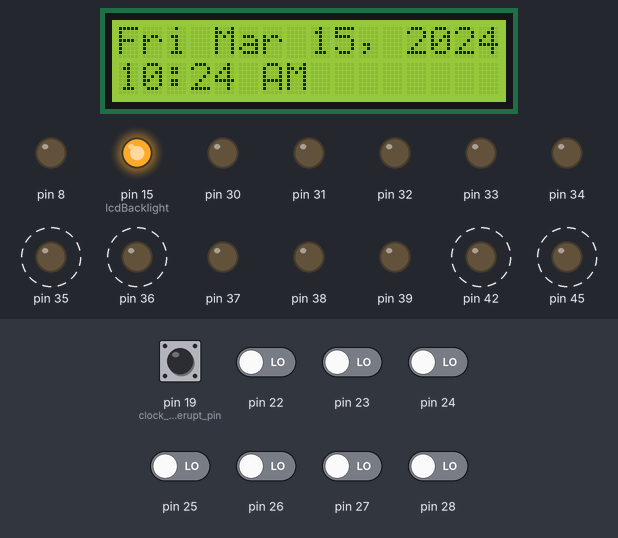
The sketch below on a simulated Arduino Mega 2560, built with avr-gcc and run on an emulated ATmega2560. On the bench: 16×2 character LCD, output pins drawn as LEDs (lit = HIGH). Dashed ring = blinking. Inputs (shaded band) come from the test bench; at power-on: pin 19 (clock_interupt_pin) HIGH, pin 22–28 LOW. The local clock reads 2024-03-15 10:24:30 at power-on unless the sketch sets it; storage starts empty; the audio player accepts every command and is not drawn; pins used as bus, display or sensor lines are not drawn; what the sketch prints to the serial monitor is not drawn.

Above: at 6.2 s.
6.3 s: pin 23 driven HIGH
At 7.8 s:
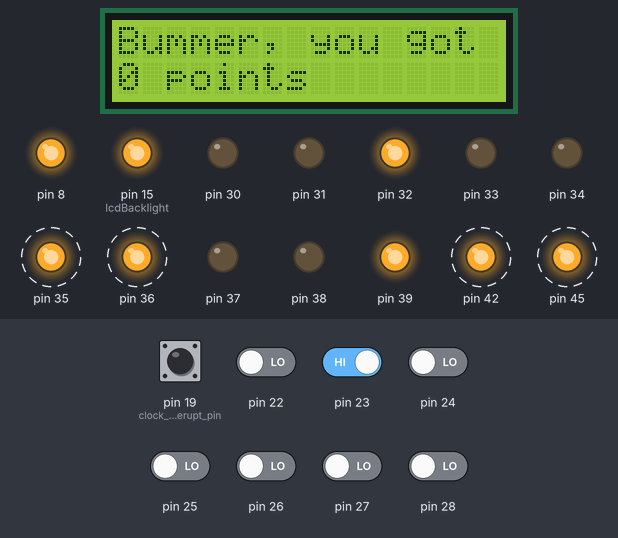
9.3 s: pin 25 driven HIGH
At 11.8 s:
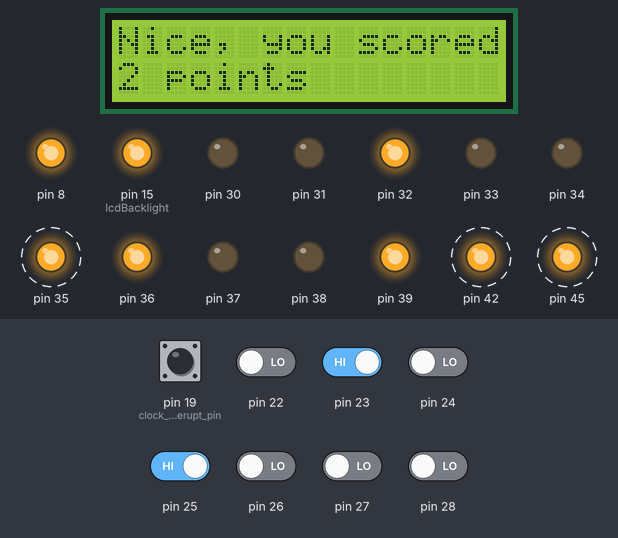
12.3 s: pin 22 driven HIGH
At 13.8 s:
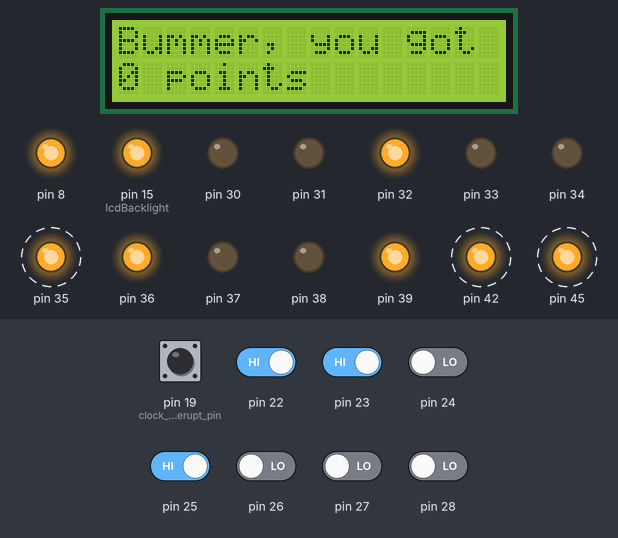
15.3 s: pin 24 driven HIGH
At 16.9 s:
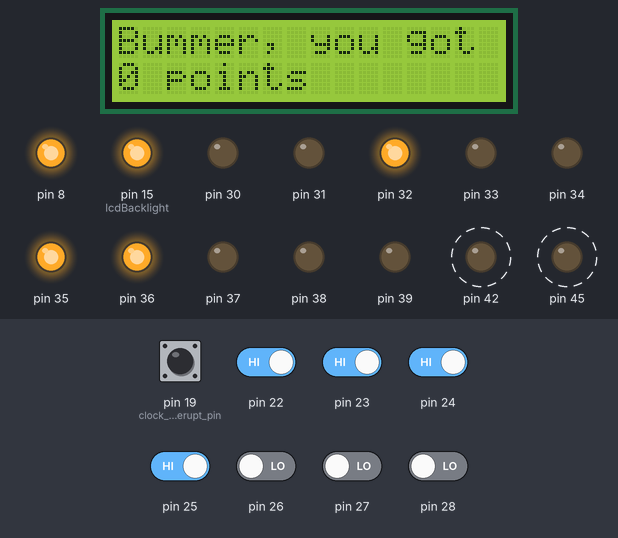
18.3 s: pin 26 driven HIGH
At 20.5 s:
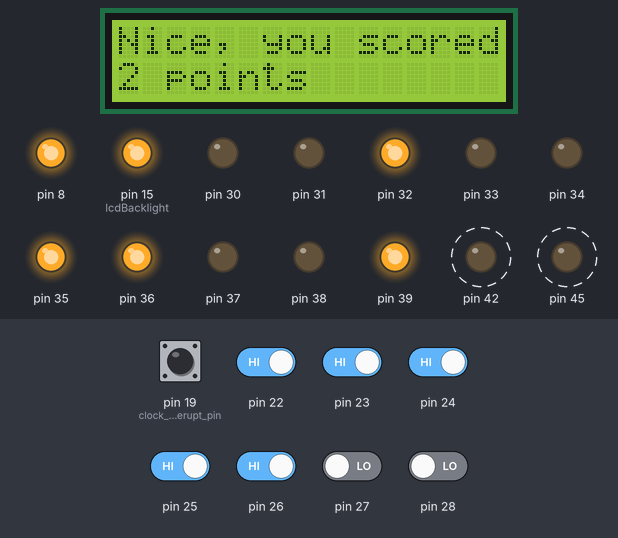
21.3 s: pin 27 driven HIGH
At 27.9 s:
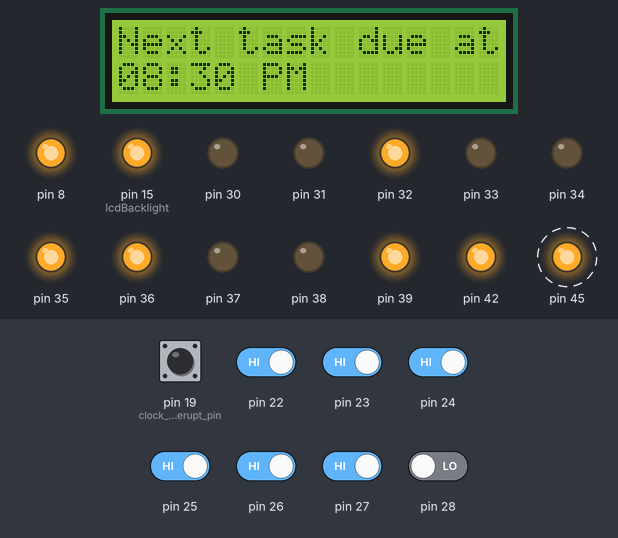
Timing chart, 0 to 28.6 s (numbered marks = the images above; inputs shaded):
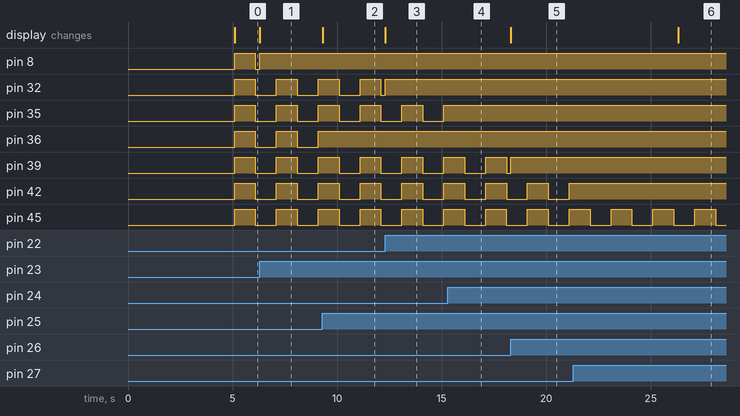

Measured:
- after the input at 6.3 s, the display: changes at once (image 1)
- after the input at 9.3 s, pin 36: stays HIGH (without the input it goes to LOW after 0.80 s); the display: changes at once (image 2)
- after the input at 12.3 s, the display: changes at once (image 3)
- after the input at 15.3 s, pin 35: stays HIGH (without the input it goes to LOW after 0.80 s)
- after the input at 18.3 s, the display: changes at once (image 5)
- after the input at 21.3 s, pin 42: stops changing and stays HIGH
- by itself, pin 45: alternates HIGH for 1.0 s and LOW for 1.0 s

The sketch:

play-n-traffic-light.ino
```cpp
//Play N Traffic Light Task Reminder

//SD and Audio Includes
#include "SD.h"
#include "TMRpcm.h"
#include "SPI.h"
#include <avr/power.h>
#include <avr/sleep.h>
#include <LiquidCrystal.h>
#include <Wire.h>
#include <RTClib.h>
#include <EEPROM.h>
#include "task.h"


//SD Card and Audio Parameters
TMRpcm audio;

int SD_CardPin = 53;
int audioOutPin = 6;
int audioPowerPin = 17;
char warnWave[] = "warning.wav";
char startupWave[] = "startup.wav";
char villagerWave[] = "Villager.wav";
char tromboneWave[] = "trombone.wav";
char victoryWave[] = "victory.wav";
char sleepWave[] = "woods.wav";

// Display Parameters
const int rs = 12, en = 11, d4 = 5, d5 = 4, d6 = 3, d7 = 2;  // lcd pins
const int lcdBacklight = 15;
LiquidCrystal lcd(rs, en, d4, d5, d6, d7); //connect LCD

bool isScreenChanged = true;
unsigned long previousMsLCD = 0;       // for LCD screen update
unsigned long intervalLCD = 5000;      // screen cycling interval in milliseconds
unsigned long currentMsLCD;

int totalScore = 0;

//Display Screens
#define SCORE_SCREEN 0
#define DATETIME_SCREEN 1
#define REMINDER_SCREEN 2

int screens = 0;      // start screen
int maxScreen = 2;   // number of screens (zero based count)

//Tasks
int numTasks = 7;
Task** tasks = new Task*[numTasks];

int nextTaskHH;
int nextTaskMM;

//Real Time Clock
RTC_DS3231 rtc;
#define clock_interupt_pin 19

bool demoMode = false;
unsigned long currentMs;
unsigned long previousMs = 0;
unsigned long tickInterval = 250;

int scoreReportMinutes = 10;
int sleepHr = 20;
int sleepMin = 40;
int wakeHr = 7;
int wakeMin = 15;

DateTime now;
int nowHr = 7;
int nowMin = 0;        // for all current time operations

///////////////////////////////////////////////////////////////////////////////////////////////////////
//Setup
///////////////////////////////////////////////////////////////////////////////////////////////////////
void setup() {

  //tn taskNum, th taskHour, tm taskMin, gp greenPin, yp yellowPin, rp redPin, pp pushPin, mw minWarn
  //task(tn, th, tm, gp, yp, rp, pp, mw)
  tasks[0] = new Task( 1,  7, 30, 30, 31, 32, 22, 10);
  tasks[1] = new Task( 2,  7, 40, 48, 49,  8, 23, 10);
  tasks[2] = new Task( 3,  7, 45, 33, 34, 35, 24, 10);
  tasks[3] = new Task( 4, 15, 50, 36, 37, 38, 25, 10);
  tasks[4] = new Task( 5, 18,  0, 39, 40, 41, 26, 10);
  tasks[5] = new Task( 6, 20, 25, 42, 43, 44, 27, 10);
  tasks[6] = new Task( 7, 20, 30, 45, 46, 47, 28, 10);

  nextTaskHH = tasks[0]->getTaskHour();
  nextTaskMM = tasks[0]->getTaskMinute();

  Serial.begin(9600);                       // start serial debugging
  Serial.println("Begin setup");
  if (rtc.begin()){                         // check if rtc is connected
    if(rtc.lostPower()) {
        Serial.println("Power lost setting clock");
        rtc.adjust(DateTime(F(__DATE__), F(__TIME__)));
    }
    //we don't need the 32K Pin, so disable it
    rtc.disable32K();
    //rtc.adjust(DateTime(F(__DATE__), F(__TIME__))); //Comment after setting
  }
  else {
    Serial.println("Couldn't find RTC");
    abort();
  }

  audio.speakerPin = audioOutPin;

  if(SD.begin(SD_CardPin)){
    Serial.println("SD card ready");
  }
  else {
    Serial.println("No SD card found");
    return;
  }
  pinMode(audioPowerPin, OUTPUT);
  pinMode(lcdBacklight, OUTPUT);
  digitalWrite(lcdBacklight, HIGH);
  digitalWrite(audioPowerPin, HIGH);
  lcd.begin(16, 2);
  lcd.clear();
  lcd.setCursor(0, 0);
  lcd.print("Play N Traffic");                 // print a messege at startup
  lcd.setCursor(0, 1);
  lcd.print("Task Reminder");

  audio.setVolume(5);
  audio.play(startupWave);

  delay(5000);

  now = rtc.now();
  if(demoMode){
    now = DateTime(now.year(), now.month(), now.day(), 7, 0);
  }


  //RTC interup setup
  pinMode(clock_interupt_pin, INPUT_PULLUP);

  setAlarm();

}//end of setup

///////////////////////////////////////////////////////////////////////////////////////////////////////
//Main Loop
///////////////////////////////////////////////////////////////////////////////////////////////////////

void loop() {

  // get current time
  if(demoMode){
      now = now + tick();
  } else now = rtc.now();

  nowHr = int(now.hour());
  nowMin = int(now.minute());

  int nowMinutes = nowHr * 60 + nowMin;
  int sleepMinutes = sleepHr * 60 + sleepMin;
  int wakeMinutes = wakeHr * 60 + wakeMin;

  checkTasks(nowMinutes);

  if(nowMinutes >= sleepMinutes | nowMinutes < wakeMinutes){
    enterSleep();
  }

  changeScreen();

}

///////////////////////////////////////////////////////////////////////////////////////////////////////
//Supporting Functions
///////////////////////////////////////////////////////////////////////////////////////////////////////

void checkTasks(int nowMinute) {
  for(int i = 0; i < numTasks; i++){
    if(!tasks[i]->taskFlag){             //check task if not flagged
      if(tasks[i]->checkTask(nowMinute)){
          startWarning();
        }
      if(tasks[i]->pushState & !tasks[i]->taskFlag){
        tasks[i]->taskFlag = true;
        totalScore += tasks[i]->taskScore;
        int nextTask = i+1;
        if(nextTask >= numTasks) nextTask = 0;
        nextTaskHH = tasks[nextTask]->getTaskHour();
        nextTaskMM = tasks[nextTask]->getTaskMinute();
        newScore(tasks[i]->taskScore);
      }
    }//end task check
}//end for tasks loop

}//end check tasks


void startWarning() {
  audio.play(warnWave);
}

///////////////////////////////////////////////////////////////////////////////////////////////////////
//Screen Functions
///////////////////////////////////////////////////////////////////////////////////////////////////////

void newScore(int points){               // print score added message
    lcd.clear();
    lcd.setCursor(0, 0);
    if(points > 0)
      lcd.print("Nice, you scored");
    else lcd.print("Bummer, you got");
    lcd.setCursor(0, 1);
    lcd.print(points, DEC);
    lcd.print(" points");
    previousMsLCD = currentMsLCD;
    if (points > 1)
      audio.play(victoryWave);
    else if (points > 0)
      audio.play(villagerWave);
    else audio.play(tromboneWave);
}

// print the day's total score
void scoreScreen(){
    lcd.clear();
    lcd.setCursor(0, 0);
    lcd.print("Today's Score:");
    lcd.setCursor(0, 1);
    lcd.print(totalScore, DEC);
}

//clock display helper
void printDigits(byte digits){
    if(digits < 10)
        lcd.print('0');
    lcd.print(digits);
}

//print current datetime
void datetimeScreen() {
  lcd.clear();
  lcd.setCursor(0, 0);
  char monthDayYear[] = "DDD MMM DD, YYYY";
  lcd.print(now.toString(monthDayYear));
  lcd.setCursor(0, 1);
  char timeStamp[] = "hh:mm AP";
  lcd.print(now.toString(timeStamp));
}

// screen for next task time due
void reminderScreen(int tHr, int tMin) {
    int hr_12;
    lcd.clear();
    lcd.setCursor(0, 0);
    lcd.print("Next task due at");
    lcd.setCursor(0, 1);
      if (tHr==0 | tHr==12)
    hr_12=12;
   else hr_12=tHr%12;
    printDigits(hr_12);
    lcd.print(":");
    printDigits(tMin);
    if (tHr<12) lcd.print(" AM");
    else lcd.print(" PM");
 }

//Screen Cycling
void changeScreen() {
  //get the current milliseconds
  currentMsLCD = millis();

  // Start switching screen every defined intervalLCD
  if (currentMsLCD - previousMsLCD > intervalLCD)
  {
    previousMsLCD = currentMsLCD;

    screens++;
    if (screens > maxScreen) {
      screens = 0;  // all screens over -> start from 1st
    }
    isScreenChanged = true;
  }

  // Start displaying current screen
  if (isScreenChanged)   // only update the screen if the screen is changed.
  {
    isScreenChanged = false; // reset for next iteration
    switch (screens)
    {
      case SCORE_SCREEN:
        scoreScreen();
        break;
      case DATETIME_SCREEN:
        datetimeScreen();
        break;
      case REMINDER_SCREEN:
        reminderScreen(nextTaskHH, nextTaskMM);
        break;
      default:
        //NOT SET.
        break;
    }
  }
}
///////////////////////////////////////////////////////////////////////////////////////////////////////
// Time and Sleep Functions
///////////////////////////////////////////////////////////////////////////////////////////////////////
TimeSpan tick(){
  //get the current milliseconds
  currentMs = millis();
  TimeSpan oneMinute = TimeSpan(0);

  if (currentMs - previousMs >= tickInterval) {
    previousMs = currentMs;
    oneMinute = TimeSpan(60);
    DateTime tmp = now + oneMinute;
    char timeStamp[] = "hh:mm AP";
    //Serial.println(tmp.toString(timeStamp));
 }
 return oneMinute;

}

void onAlarm() {
    Serial.println("Waking from alarm");
    sleep_disable(); // Disable sleep mode
    digitalWrite(lcdBacklight, HIGH);
    digitalWrite(audioPowerPin, HIGH);
    Serial.println("Detaching interrupt");
    detachInterrupt(digitalPinToInterrupt(clock_interupt_pin));
}

void enterSleep(){
  //audio.play(sleepWave);
  for(int i = 0; i < numTasks; i++){
    totalScore += tasks[i]->goodNight();
  }
  lcd.clear();
  lcd.setCursor(0, 0);
  lcd.print("Final Score:");
  lcd.setCursor(0, 1);
  lcd.print(String(totalScore));

  long msMin = 60000;
  if(demoMode) msMin = 1000;
  long delayMs = scoreReportMinutes * msMin;
  Serial.println(String(delayMs));
  delay(delayMs);

  //close out the day and turn off lights
  totalScore = 0;

  digitalWrite(audioPowerPin, LOW);
  digitalWrite(lcdBacklight, LOW);

  sleep_enable();                       // Enabling sleep mode
  set_sleep_mode(SLEEP_MODE_PWR_DOWN);  // Setting the sleep mode, in this case full sleep

  Serial.println("Going to sleep");    // Print message to serial monitor
  Serial.flush();                       // Ensure all characters are sent to the serial monitor

  interrupts();                         // Allow interrupts again
  sleep_cpu();                          // Enter sleep mode

  //wakeup should resume here
  Serial.println("Resuming code in one minute");
  delay(61000);
  Serial.println("Re-attaching interrupt");
  setAlarm();

  for(int i = 0; i < numTasks; i++){
    tasks[i]->goodMorning();
  }
  if(demoMode){
     now = DateTime(now.year(), now.month(), now.day(), 7, 0);
  }
  audio.setVolume(1);
  audio.play(startupWave);
  audio.setVolume(5);
 }

void setAlarm(){
    attachInterrupt(digitalPinToInterrupt(clock_interupt_pin), onAlarm, FALLING);
    rtc.clearAlarm(1);
    rtc.clearAlarm(2);
    rtc.disableAlarm(2);

    //Set Alarm Hour
    DateTime alarm0 = DateTime (0, 0, 0, wakeHr, wakeMin);
    if(demoMode){
      alarm0 = rtc.now() + TimeSpan(60 * 5);
    }
    rtc.writeSqwPinMode(DS3231_OFF);
    rtc.setAlarm1(alarm0, DS3231_A1_Hour);
    Serial.println("Alarm set for:");
    char timeStamp[] = "hh:mm AP";
    Serial.println(alarm0.toString(timeStamp));
}
```

task.h
```cpp
class Task{
    public:
        int taskScore;
        bool taskFlag;
        int pushState;
        Task(){} //Dummy constructor
        Task(int tn, int th, int tm, int gp, int yp, int rp, int pp, int mw){
            taskNum = tn;
            taskHour = th;
            taskMinute = tm;
            greenPin = gp;
            yellowPin = yp;
            redPin = rp;
            pushPin = pp;
            minutesWarning = mw;
            taskFlag = false;
            taskWarn = false;
            warnSend = false;
            currentMs = millis();
            previousMs = currentMs;
            taskScore = 0;
            ledState = LOW;
            pinMode(gp, OUTPUT);
            pinMode(yp, OUTPUT);
            pinMode(rp, OUTPUT);
            pinMode(pp, INPUT);
        }
    bool checkTask(int nowMinutes){
        currentMs = millis();
        pushState = digitalRead(pushPin);
        int taskMinutes = taskHour * 60 + taskMinute; //convert time to minutes for easier comparisons
        int activeLed = redPin;
        if(nowMinutes >= taskMinutes + minutesWarning){                                       //Check for past due task
            taskScore = 0;
            blinkLed(redPin); //blink red led
            digitalWrite(yellowPin, LOW); //make sure yellow led is off
        }
        else if(nowMinutes >= taskMinutes){                //Check past warning
            taskScore = 1;
            blinkLed(yellowPin);  //blink yellow led
            activeLed = yellowPin;
            if(!taskWarn){
                warnSend = true;
                taskWarn = true;
                Serial.println("warning sent");
            }
            else warnSend = false;
            digitalWrite(greenPin, LOW); //make sure green led is off
        }
        else{                                            //Otherwise task is still green
            taskScore = 2;
            blinkLed(greenPin); //blink green led
            activeLed = greenPin;
        }

        if(pushState == 1){ //if button was pressed, close out task
            digitalWrite(activeLed, HIGH); // turn active led on without blink
        }
        return warnSend;
    }
    int getTaskHour(){
        return taskHour;
    }
    int getTaskMinute(){
        return taskMinute;
    }
    int goodNight(){
        int scoreCheck = 0;
        if(pushState==0) scoreCheck = -1;
        digitalWrite(greenPin, LOW);
        digitalWrite(yellowPin, LOW);
        digitalWrite(redPin, LOW);
        taskFlag = false;
        taskWarn = false;
        warnSend = false;
        pushState = 0;
        return scoreCheck;
    }
    void goodMorning(){
        ledState = LOW;
        currentMs = millis();
        previousMs = currentMs;
    }

    private:
        int taskNum;
        int taskHour;
        int taskMinute;
        int greenPin;
        int yellowPin;
        int redPin;
        int pushPin;
        int minutesWarning;
        bool taskWarn;
        bool warnSend;
        unsigned long currentMs;
        unsigned long previousMs;
        int ledState;
        const long blinkInterval = 1000;

    void blinkLed(int ledPin){
        if (currentMs - previousMs >= blinkInterval) {
            previousMs = currentMs;  // save the last time you blinked the LED

            if (ledState == LOW) {  // if the LED is off turn it on and vice-versa:
            ledState = HIGH;
            } else {
                ledState = LOW;
            }
        }
        // set the LED with the ledState of the variable:
        digitalWrite(ledPin, ledState);
    }

};
```
